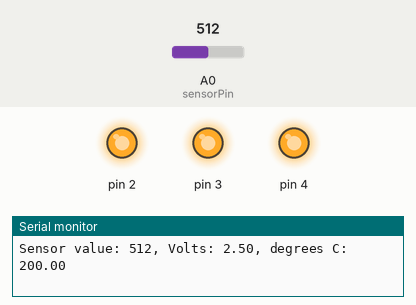
Bench run of a sketch on a simulated Arduino Uno, built with avr-gcc and run on an emulated ATmega328P. Shown: output pins drawn as LEDs (lit = HIGH), the last lines printed to the serial monitor. Inputs (shaded band) come from the test bench; at power-on: A0 (sensorPin) = 512.

Above: at 1.2 s.
1.3 s: A0 (sensorPin) set to 169
4.3 s: A0 (sensorPin) set to 159
At 5.1 s:
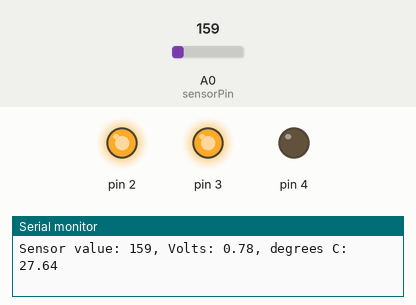
5.8 s: A0 (sensorPin) set to 122
At 6.5 s:
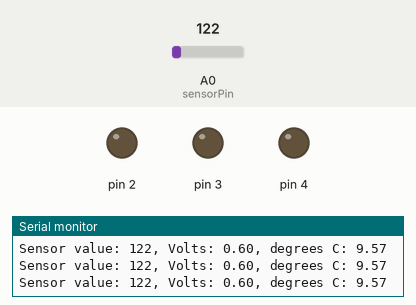
7.3 s: A0 (sensorPin) set to 1023
At 8.1 s:
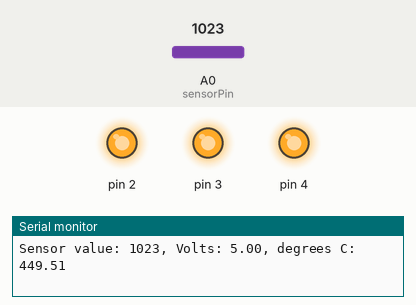
8.8 s: A0 (sensorPin) set to 0
At 9.7 s:
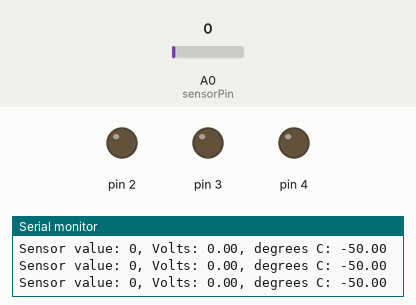
Timing chart, 0 to 11.3 s (numbered marks = the images above; inputs shaded):
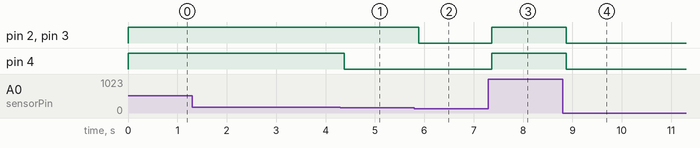

Measured:
- the behaviour switches between 160 and 159 on A0 (sensorPin) (found by bisection; images 0 and 1)
- after the input at 4.3 s, pin 4: HIGH → LOW after 0.08 s
- after the input at 5.8 s, pin 2, pin 3: HIGH → LOW after 0.09 s
- after the input at 7.3 s, pin 2–4: LOW → HIGH after 0.07 s
- after the input at 8.8 s, pin 2–4: HIGH → LOW after 0.08 s

The sketch:

sketch_jan20a.ino
```cpp
/*int switchState = 0;

void setup() {
  // put your setup code here, to run once:
  pinMode(3,OUTPUT);
  pinMode(4,OUTPUT);
  pinMode(5,OUTPUT);
  pinMode(2,INPUT);

}

void loop() {
  // put your main code here, to run repeatedly:
  switchState = digitalRead(2);

   if (switchState == LOW) {
     // the buton is not pressed
     digitalWrite(3, HIGH); // green LED
     digitalWrite(4, LOW); // red LED
     digitalWrite(5, LOW); // red LED
   } else { // the buton is pressed
     digitalWrite(3, LOW);
     digitalWrite(4, LOW);
     digitalWrite(5, HIGH);
     delay(250); // wait for a quarter second
     // toggle the LEDs
     digitalWrite(4, HIGH);
     digitalWrite(5, LOW);
     delay(250); // wait for a quarter second
   }
}*/

const int sensorPin = A0;
const float baselineTemp = 22.0;

void setup() {
  Serial.begin(9600);

  for(int pinNumber = 2; pinNumber < 5; pinNumber++) {
    pinMode(pinNumber, OUTPUT);
    digitalWrite(pinNumber, LOW);
  }
}

void loop() {
  int sensorVal = analogRead(sensorPin);
  Serial.print("Sensor value: ");
  Serial.print(sensorVal);
  float voltage = (sensorVal/1024.0) * 5.0;
  Serial.print(", Volts: ");
  Serial.print(voltage);
  Serial.print(", degrees C: ");
  // convert the voltage to temperature in degrees
  float temperature = (voltage - .5) * 100;
  Serial.println(temperature);
  if (temperature < baselineTemp) {
   digitalWrite(2, LOW);
   digitalWrite(3, LOW);
   digitalWrite(4, LOW);
  } else if (temperature >= baselineTemp+2 && temperature < baselineTemp+4) {
   digitalWrite(2, HIGH);
   digitalWrite(3, LOW);
   digitalWrite(4, LOW);
  } else if (temperature >= baselineTemp+4 && temperature < baselineTemp+6) {
   digitalWrite(2, HIGH);
   digitalWrite(3, HIGH);
   digitalWrite(4, LOW);
   } else if (temperature >= baselineTemp+6) {
   digitalWrite(2, HIGH);
   digitalWrite(3, HIGH);
   digitalWrite(4, HIGH);
   }
   delay(1);
}
```
